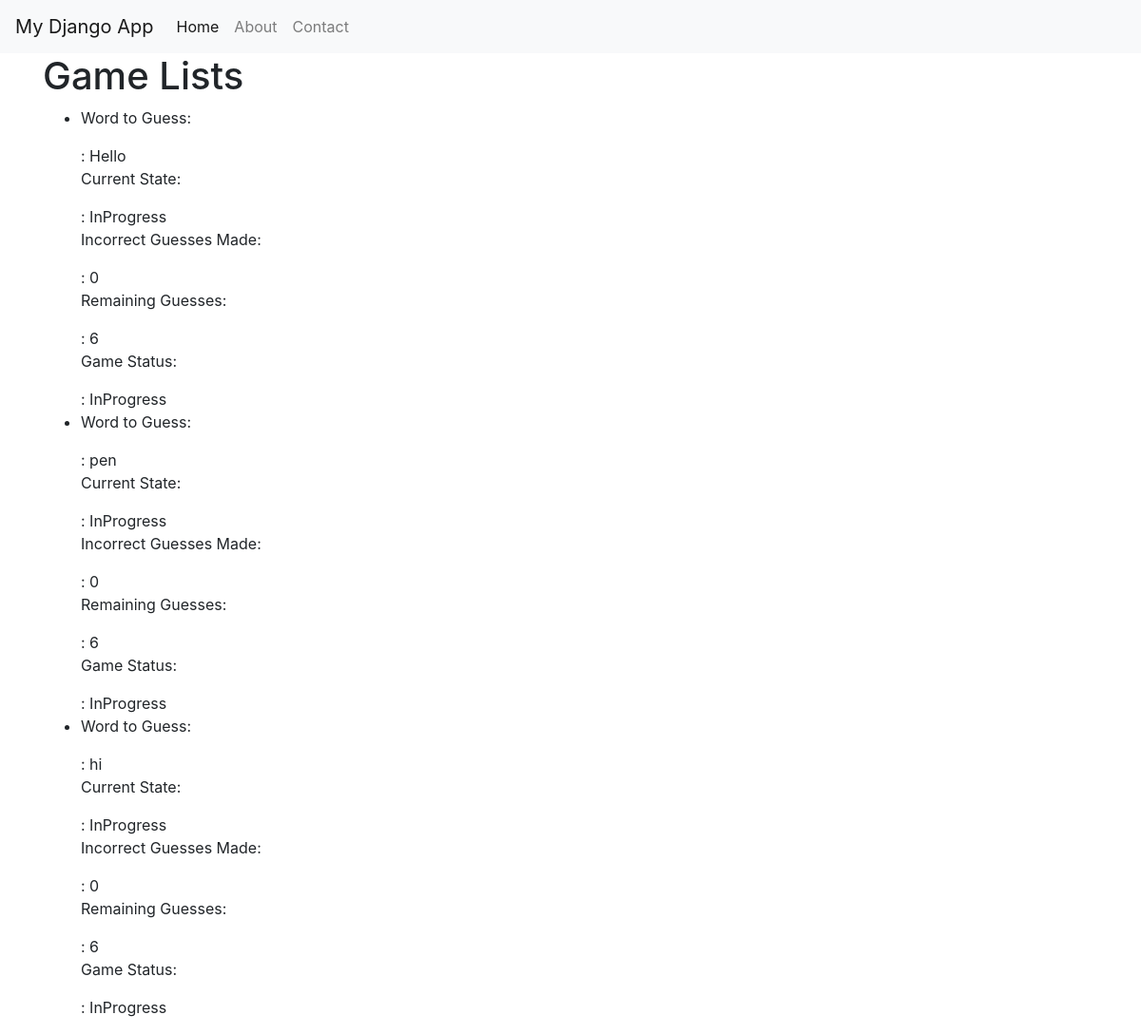
The app's page /games/, older data.
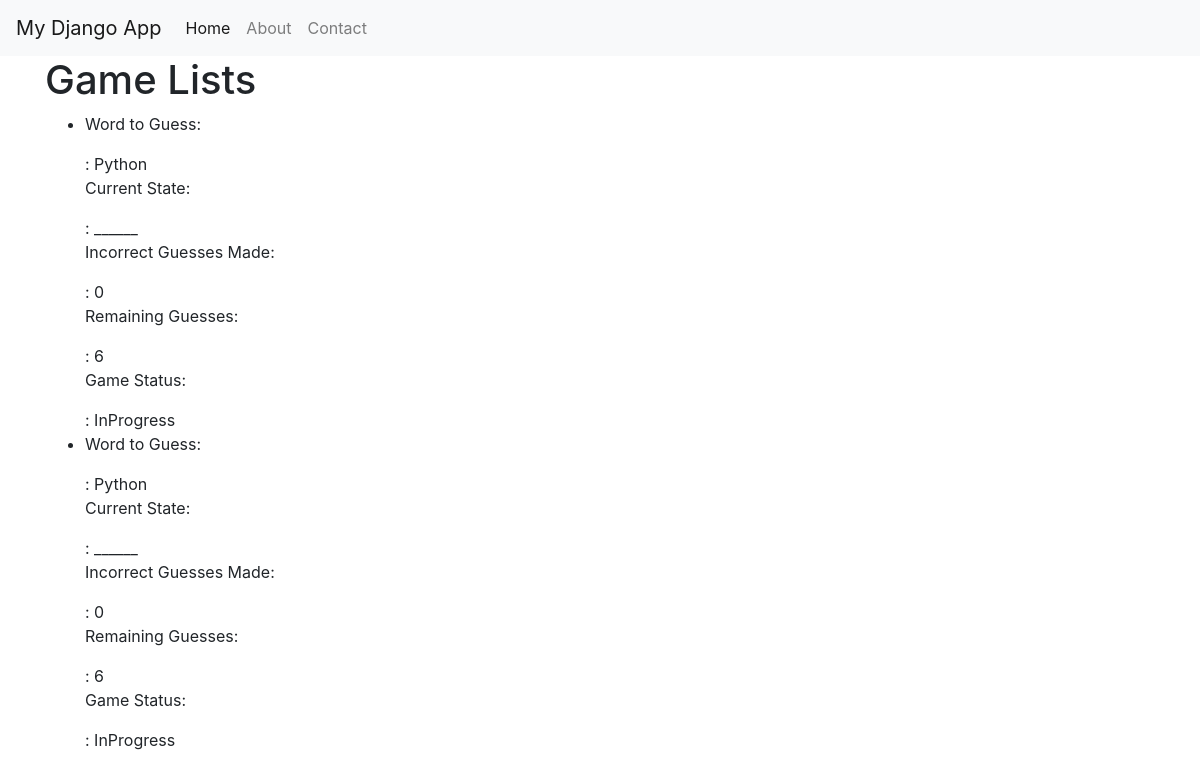
The same page, newer data.
### myapp/models.py (models this page shows)
class HangmanGame(models.Model):
    word_to_guess = models.CharField(max_length=50)
    current_state = models.CharField(max_length=50)
    incorrect_guesses_made = models.PositiveIntegerField(default=0)
    remaining_guesses = models.PositiveIntegerField(default=6)
    game_status = models.CharField(max_length=10, default='InProgress')

### myapp/views.py (the view)
# urls.py: path('games/', views.game, name='games'),
def game(request):
    item = HangmanGame.objects.all()
    return render(request, 'games.html', {'games': item})

### myapp/templates/games.html
{% extends "base.html" %}
{% block content %}
<h1>Game Lists</h1>
<ul>
    {% for game in games %}
    <li>
        <p>Word to Guess:</p>: {{ game.word_to_guess }}<br>
        <p>Current State:</p>: {{ game.current_state }}<br>
        <p>Incorrect Guesses Made:</p>: {{ game.incorrect_guesses_made }}<br>
        <p>Remaining Guesses:</p>: {{ game.remaining_guesses }}<br>
        <p>Game Status:</p>: {{ game.game_status }}<br>
    </li>
    {% endfor %}
</ul>
{% endblock %}

Row changes from the older to the newer data that the page shows:
removed HangmanGame: word_to_guess "Hello", current_state "InProgress", incorrect_guesses_made "0", remaining_guesses "6", game_status "InProgress"
removed HangmanGame: word_to_guess "pen", current_state "InProgress", incorrect_guesses_made "0", remaining_guesses "6", game_status "InProgress"
removed HangmanGame: word_to_guess "hi", current_state "InProgress", incorrect_guesses_made "0", remaining_guesses "6", game_status "InProgress"
added HangmanGame: word_to_guess "Python", current_state "______", incorrect_guesses_made "0", remaining_guesses "6", game_status "InProgress"
added HangmanGame: word_to_guess "Python", current_state "______", incorrect_guesses_made "0", remaining_guesses "6", game_status "InProgress"
